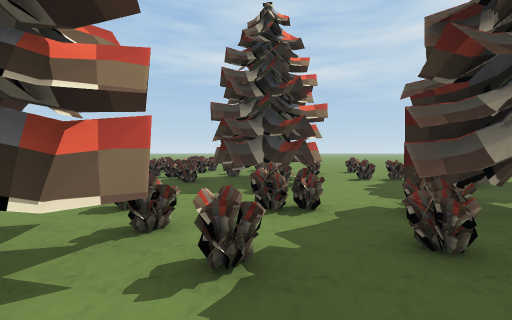
view 1 (above)

24 first-person views from a walk through a Unity game level. The camera is 1.5 m above the floor, tilts 2° down and sees 90° across. The floor is counted in squares, 2 m on a side. Each view is taken from the middle of a square. On the plan, view 1 faces up. The plan holds only what a view shows up to about 9 squares ahead; the rest is blank. The place goes on beyond the plan. The player is left out. Some animated figures are not drawn.

view 2
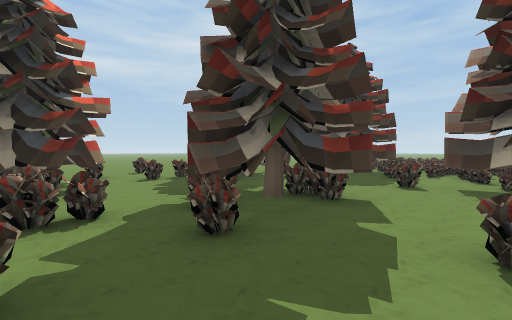

view 3
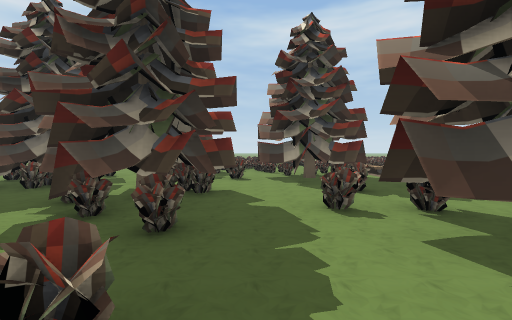

view 4
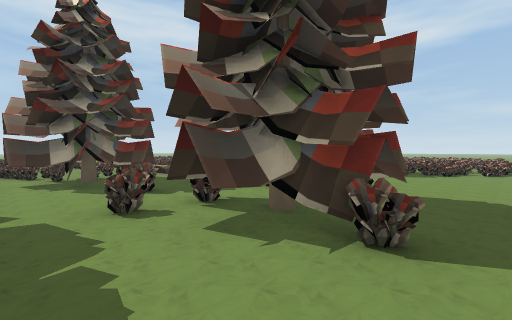

view 5
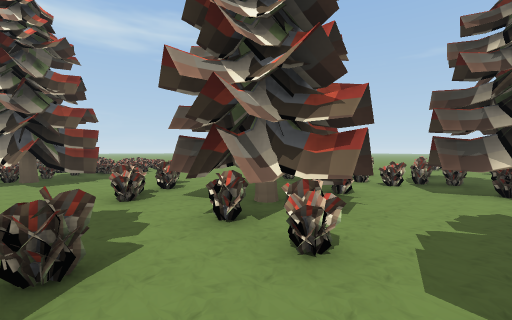

view 6
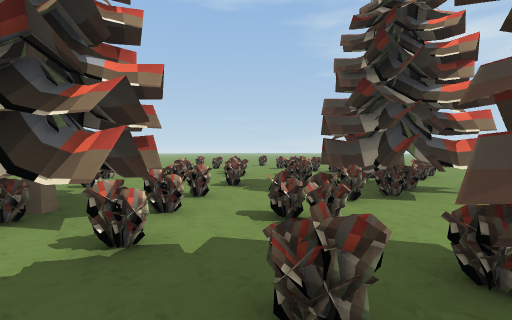

view 7
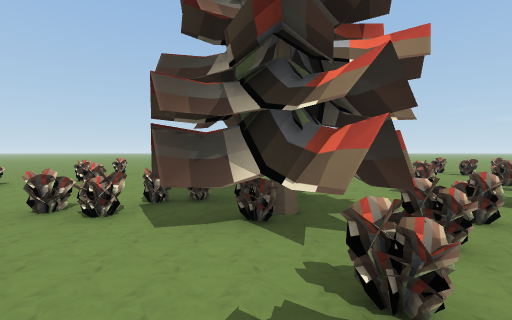

view 8
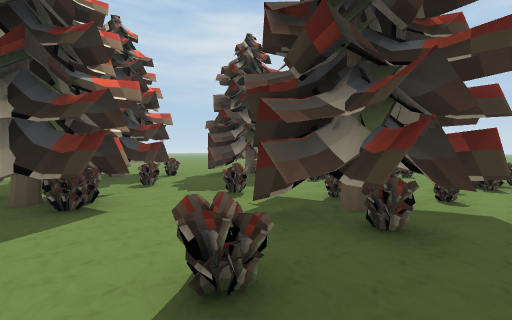

view 9
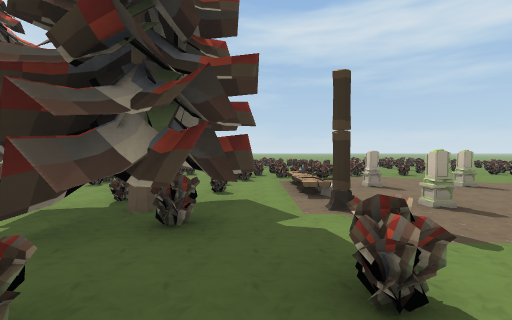

view 10
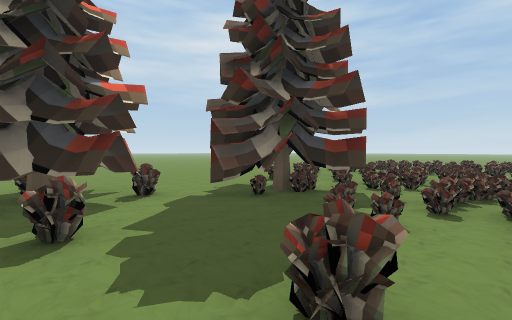

view 11
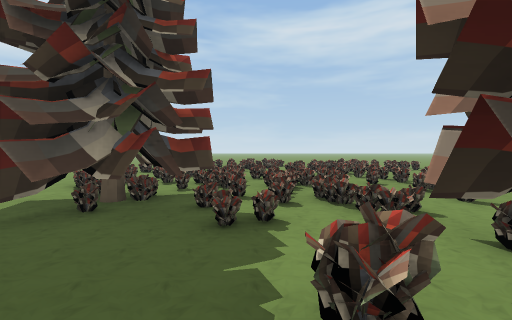

view 12
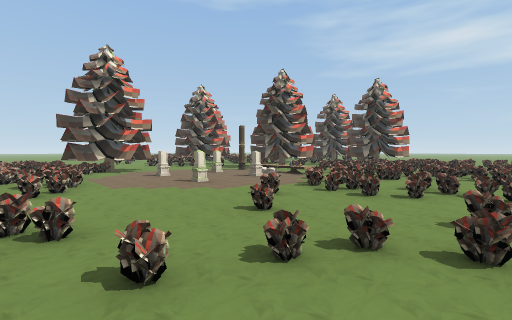

view 13
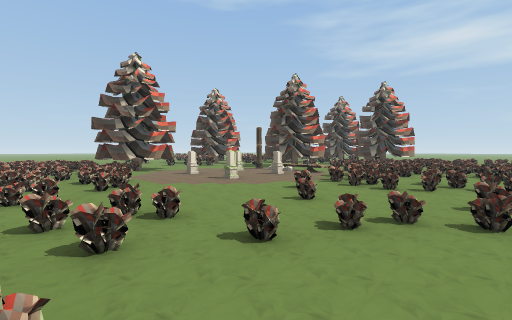

view 14
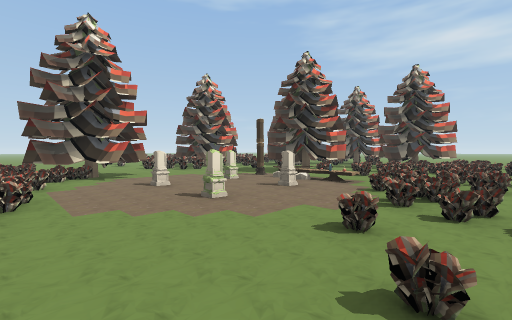

view 15
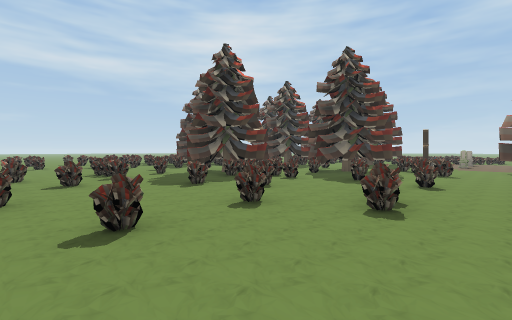

view 16
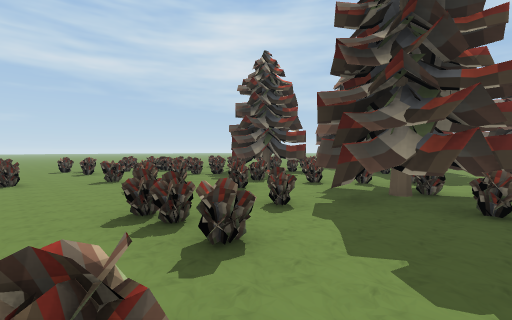

view 17
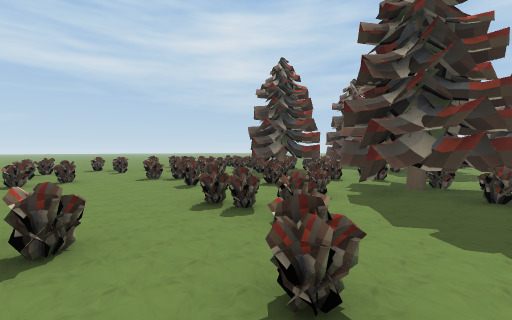

view 18
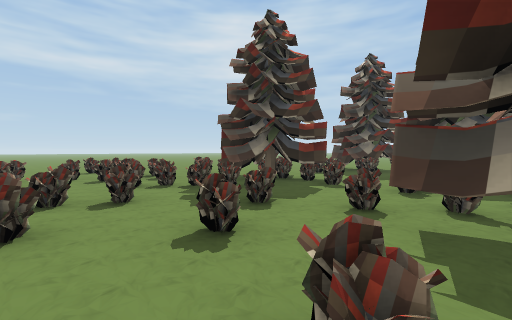

view 19
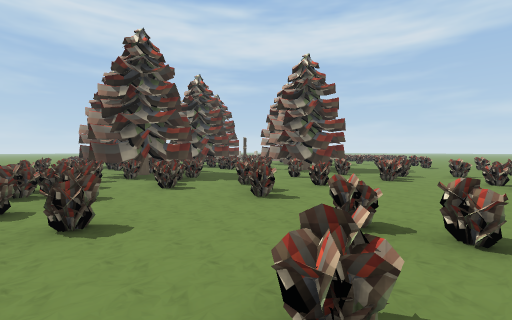

view 20
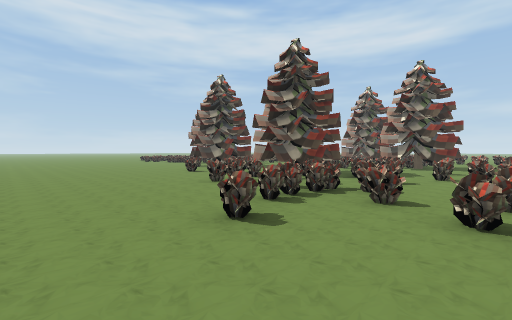

view 21
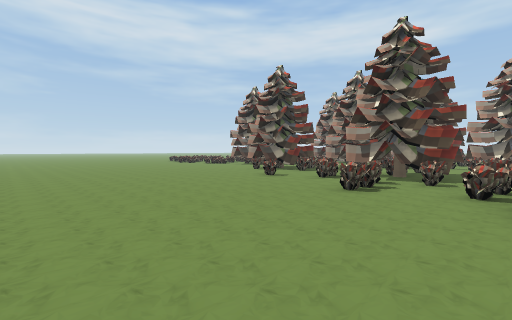

view 22
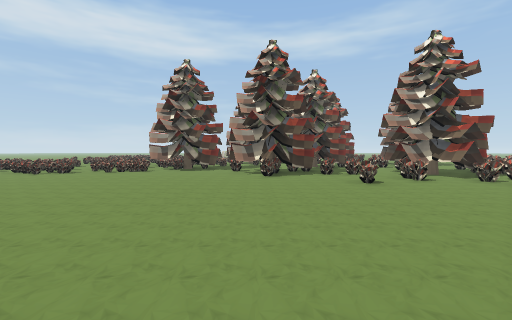

view 23
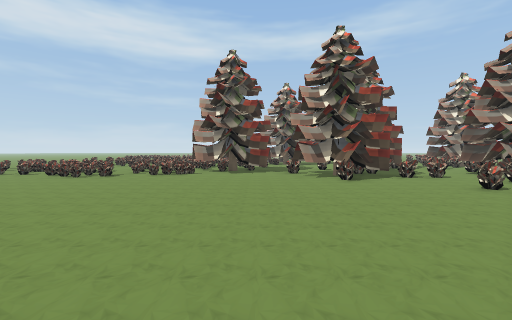

view 24
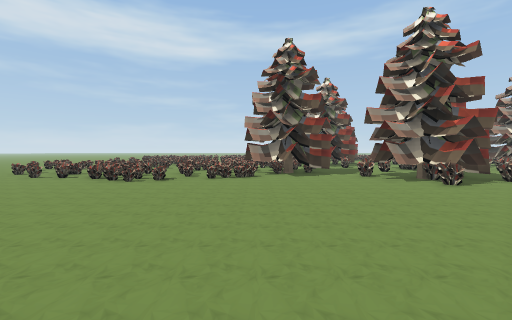

### Floor plan
Key: @ floor where view 1 was taken; # wall or solid block; . floor; = window, fence, low wall or low ledge; T tree; O other object.
Columns run from 8 left of view 1 to 18 right of it. Each row starts with its distance up from view 1.
 15       ............
 14    ...............
 13    ................
 12    ..=..............
 11  ..=..=..............
 10 .=..=.=.=.............
  9 =..=.==.=.==...........
  8 .=...#==T.#.............
  7 =..=.==TTTT=#TT......=...
  6 ...#=.=TTT..TTTT...=.==.=.
  5 ...=..=.#....TT#TTT====.=.=
  4 ....=......T.#=.T#T===== =.
  3 =.=...#.==TTTT=#TTT===#= #
  2 =.=.#TTT==TTT.====.=======
  1 ==...T#.......TT==========
  0 .....#TT@T#..TTTT===.==
 -1 =..=..==#TT.=TT#=======
 -2 =...=.=#TTT...TT.O======
 -3 .=.=...=T.T==.TOOO===#=#
 -4 .....=....=...O...==#==
 -5 ....=.=..=......O..====
 -6 ...........TT...O.....=
 -7        ...TTTTO....=..=
 -8        ..=TTT.......===
 -9        .===##====......
-10        ===========.=...
-11         = ========.===.

Where each view was taken, in squares from view 1:
view 1: 0 up, 0 right, facing up
view 2: 0 up, 0 right, facing up-right
view 3: 1 up, 1 left, facing right
view 4: 1 up, 1 left, facing down-right
view 5: 1 up, 4 right, facing down-left
view 6: 1 up, 2 right, facing up-left
view 7: 1 up, 1 right, facing left
view 8: 2 down, 3 right, facing up-right
view 9: 2 down, 3 right, facing right
view 10: 1 up, 5 right, facing up-right
view 11: 2 up, 5 right, facing right
view 12: 10 down, 14 right, facing up-left
view 13: 11 down, 14 right, facing up-left
view 14: 9 down, 12 right, facing up-left
view 15: 6 down, 8 left, facing up-right
view 16: 0 up, 7 left, facing up-right
view 17: 0 up, 8 left, facing up-right
view 18: 2 up, 5 left, facing up-right
view 19: 10 up, 8 left, facing down-right
view 20: 14 up, 5 left, facing down-right
view 21: 15 up, 2 left, facing down-right
view 22: 15 up, 6 right, facing down
view 23: 14 up, 8 right, facing down
view 24: 13 up, 10 right, facing down
